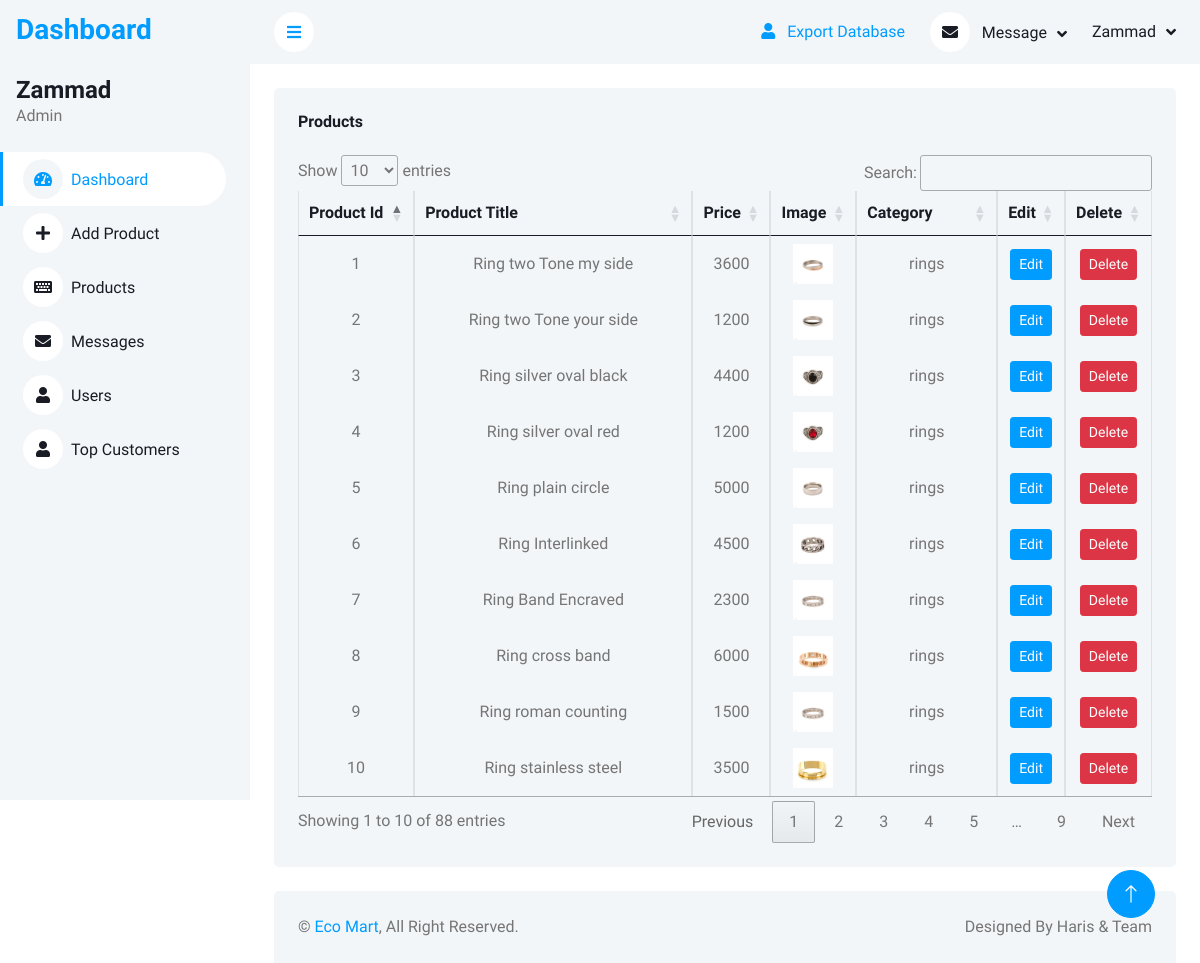
The app's page /admin-panel/products.php (signed in) with its own data.
### tables this page shows
CREATE TABLE `products` (
  `product_id` int(50) NOT NULL,
  `product_name` varchar(255) NOT NULL,
  `product_price` int(100) NOT NULL,
  `product_image` varchar(255) NOT NULL,
  `product_category` int(100) NOT NULL
);

CREATE TABLE `product_categories` (
  `category_id` int(50) NOT NULL,
  `category_name` varchar(255) NOT NULL
);

### admin-panel/products.php (the view, shortened to what this page needs)
<!DOCTYPE html>
<html lang="en">
<head>
    <link href="css/style.css" rel="stylesheet">
    <link href="css/customize.css" rel="stylesheet">
    <link href="https://cdnjs.cloudflare.com/ajax/libs/font-awesome/5.10.0/css/all.min.css" rel="stylesheet">
    <link href="https://cdn.jsdelivr.net/npm/bootstrap-icons@1.4.1/font/bootstrap-icons.css" rel="stylesheet">
    <link href="https://cdn.datatables.net/1.13.6/css/jquery.dataTables.min.css" rel="stylesheet">
    <link href="css/bootstrap.min.css" rel="stylesheet">
</head>
<body>
    <div class="container-xxl position-relative bg-white d-flex p-0">
        <?php include('sidebar.php') ?>
        <div class="content">
            <?php include('navbar.php') ?>
            <div class="container-fluid pt-4 px-4">
                <div class="bg-light text-center rounded p-4">
                    <div class="d-flex align-items-center justify-content-between mb-4">
                        <h6 class="mb-0">Products</h6>
                    </div>
                    <div class="table-responsive">
                        <table class="table text-center align-middle table-bordered table-hover mb-0" id="products-table">
                            <thead>
                                <tr class="text-dark">
                                    <th scope="col">Product Id</th>
                                    <th scope="col">Product Title</th>
                                    <th scope="col">Price</th>
                                    <th scope="col">Image</th>
                                    <th scope="col">Category</th>
                                    <th scope="col">Edit</th>
                                    <th scope="col">Delete</th>
                                </tr>
                            </thead>
                            <tbody>
                                    <?php
                                    $selectproduct = "select * from products order by product_name";
                                    $selectresult = mysqli_query($connection, $selectproduct);
                                    if (mysqli_num_rows($selectresult) > 0) {
                                        while ($rows = mysqli_fetch_array($selectresult)) {
                                            $category_id = $rows['product_category'];
                                    ?>
                                            <td><?php echo $rows['product_id'] ?></td>
                                            <td><?php echo $rows['product_name'] ?></td>
                                            <td><?php echo $rows['product_price'] ?></td>
                                            <td><img class="img-fluid" src="../front-end/uploadimg/<?php echo $rows['product_image'] ?>" width="40"></td>
                                            <?php
                                            $select = "select category_name from product_categories where category_id = $category_id";
                                            $category = mysqli_query($connection, $select);
                                            if (mysqli_num_rows($category) > 0) {
                                                $cate = mysqli_fetch_array($category);
                                            }
                                            ?>
                                            <td><?php echo $cate['category_name'] ?></td>
                                            <td><a href="products.php?edit=<?php echo $rows['product_id'] ?>" class="edit btn btn-sm btn-primary" title="edit product" id="modaltoggle">Edit</a></td>
                                            <td><a href="products.php?delete=<?php echo $rows['product_id'] ?>" class="btn btn-sm btn-danger" title="delete product" onclick="return confirm('are you sure you want to delete this?')">Delete</a></td>
                        <?php
                                        }
                                    }
                        ?>
                            </tbody>
                        </table>
                    </div>
                </div>
            </div>
            <div class="container-fluid pt-4 px-4">
                <div class="bg-light rounded-top p-4">
                    <div class="row">
                        <div class="col-12 col-sm-6 text-center text-sm-start">
                            &copy; <a href="../front-end/index.php" target="_blank">Eco Mart</a>, All Right Reserved.
                        </div>
                        <div class="col-12 col-sm-6 text-center text-sm-end">Designed By <a>Haris & Team</a></div>
                    </div>
                </div>
            </div>
        </div>
        <a href="#" class="btn btn-lg btn-primary btn-lg-square back-to-top"><i class="bi bi-arrow-up"></i></a>
    </div>
</body>
</html>

### admin-panel/css/style.css (style rules this page uses)
:root { --primary: #009CFF; --light: #F3F6F9; --dark: #191C24; }
.back-to-top { position: fixed; display: none; right: 45px; bottom: 45px; z-index: 99; }
.btn { transition: .5s; }
.btn.btn-primary { color: #FFFFFF; }
.btn-lg-square { width: 48px; height: 48px; }
.btn-square, .btn-sm-square, .btn-lg-square { padding: 0; display: inline-flex; align-items: center; justify-content: center; font-weight: normal; border-radius: 50px; }
.content { margin-left: 250px; min-height: 100vh; background: #FFFFFF; transition: 0.5s; }
@media (min-width: 992px) { .content { width: calc(100% - 250px); } }

### records on screen
products: product_id "7", product_name "Ring Band Encraved", product_price "2300", product_image (picture), product_category.category_name "rings"
products: product_id "8", product_name "Ring cross band", product_price "6000", product_image (picture), product_category.category_name "rings"
products: product_id "6", product_name "Ring Interlinked", product_price "4500", product_image (picture), product_category.category_name "rings"
products: product_id "5", product_name "Ring plain circle", product_price "5000", product_image (picture), product_category.category_name "rings"
products: product_id "9", product_name "Ring roman counting", product_price "1500", product_image (picture), product_category.category_name "rings"
products: product_id "3", product_name "Ring silver oval black", product_price "4400", product_image (picture), product_category.category_name "rings"
products: product_id "4", product_name "Ring silver oval red", product_price "1200", product_image (picture), product_category.category_name "rings"
products: product_id "10", product_name "Ring stainless steel", product_price "3500", product_image (picture), product_category.category_name "rings"
products: product_id "1", product_name "Ring two Tone my side", product_price "3600", product_image (picture), product_category.category_name "rings"
products: product_id "2", product_name "Ring two Tone your side", product_price "1200", product_image (picture), product_category.category_name "rings"

### other values on screen
$_SESSION['username'] "Zammad"
